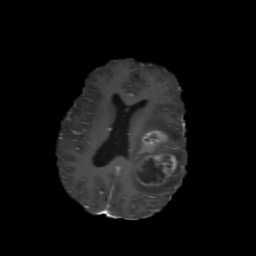
#> input picture axial/00018_101.jpg, 256 x 256 px, found by its file name
$ jupyter execute --allow-errors CLAHE.ipynb
#> lines starting #> are read from the running program, lines starting #| are printed output that depends on the picture; long printed decimals are rounded
[cell 1]
import cv2
import numpy as np
import matplotlib.pyplot as plt
import os
import shutil

def apply_clahe_to_image(image_path, output_path, clip_limit=3.0, tile_grid_size=(8, 8)):
    # 이미지 읽기 (이미지를 RGB로 읽음)
    img = cv2.imread(image_path)
    if img is None:
        print(f"Error: 이미지 파일을 읽을 수 없습니다: {image_path}")
        return False

    img_rgb = cv2.cvtColor(img, cv2.COLOR_BGR2RGB)  # OpenCV의 기본 BGR을 RGB로 변환

    # RGB에서 YUV 색 공간으로 변환
    img_yuv = cv2.cvtColor(img_rgb, cv2.COLOR_RGB2YUV)

    # CLAHE 객체 생성 및 적용
    clahe = cv2.createCLAHE(clipLimit=clip_limit, tileGridSize=tile_grid_size)
    img_yuv[:, :, 0] = clahe.apply(img_yuv[:, :, 0])  # Y 채널에 CLAHE 적용

    # 다시 RGB 색 공간으로 변환
    img_clahe_rgb = cv2.cvtColor(img_yuv, cv2.COLOR_YUV2RGB)

    # CLAHE 적용 이미지를 파일로 저장
    success = cv2.imwrite(output_path, cv2.cvtColor(img_clahe_rgb, cv2.COLOR_RGB2BGR))
    if success:
        print(f"Saved processed image to: {output_path}")
    else:
        print(f"Error: Failed to save image to: {output_path}")
    return success

# 폴더 경로 설정
input_images_folder = '/home/under1/Detect/jeongui/axial/crop/images/val'
input_labels_folder = '/home/under1/Detect/jeongui/axial/crop/labels/val'
output_images_folder = '/home/under1/Detect/jeongui/axial/crop_CLAHE/images/val_crop_CLAHE'
output_labels_folder = '/home/under1/Detect/jeongui/axial/crop_CLAHE/labels/val_crop_CLAHE'

# 출력 폴더가 존재하지 않으면 생성
os.makedirs(output_images_folder, exist_ok=True)
os.makedirs(output_labels_folder, exist_ok=True)

# 이미지 파일에 CLAHE 적용
processed_images = []
for root, dirs, files in os.walk(input_images_folder):
    for filename in files:
        if filename.lower().endswith(('.png', '.jpg', '.jpeg', '.bmp', '.tiff')):
            input_image_path = os.path.join(root, filename)
            relative_path = os.path.relpath(input_image_path, input_images_folder)
            output_image_path = os.path.join(output_images_folder, relative_path)

            os.makedirs(os.path.dirname(output_image_path), exist_ok=True)

            # CLAHE 적용
            if apply_clahe_to_image(input_image_path, output_image_path):
                processed_images.append(output_image_path)

# 라벨 파일 복사
#> (the rest of this cell did not finish here and is left out)

[cell 2]
import cv2
import numpy as np
import matplotlib.pyplot as plt

# 이미지 읽기 (이미지를 RGB로 읽음)
img = cv2.imread('./00095_188.jpg')
#> (the rest of this cell did not finish here and is left out)

[cell 3]
import cv2
import numpy as np

# 이미지 로드
image = cv2.imread('00018_101.jpg')
#> image is the input picture: shape (256, 256, 3); min 0, max 255, mean 15.6

# 픽셀 값 확인
print("전체 픽셀 값:")
print(image)
#> (printed output is left out)

[cell 4]
print(f"최댓값: {image.max()}")
#| 최댓값: 255
print(f"평균값: {image.mean()}")
#| 평균값: 15.580

[cell 5]
import cv2
import numpy as np

# 이미지 로드 (흑백 이미지)
image_path = '00018_101.jpg'
image = cv2.imread(image_path, cv2.IMREAD_GRAYSCALE)
#> image: shape (256, 256); min 0, max 255, mean 15.6

# 이미지가 제대로 로드되었는지 확인
if image is None:
    raise FileNotFoundError(f"이미지를 찾을 수 없습니다: {image_path}")

# 0도 아니고 1도 아닌 픽셀 값 확인
non_zero_non_one_pixels = image[(image != 0) & (image != 1)]
#> non_zero_non_one_pixels = 17722 values, max 255 at index 17241, min 2 at index 0, mean 57.58

print("0도 아니고 1도 아닌 픽셀 값:")
print(non_zero_non_one_pixels)
#> (printed output is left out)
print("0도 아니고 1도 아닌 픽셀의 개수:", len(non_zero_non_one_pixels))
#| 0도 아니고 1도 아닌 픽셀의 개수: 17722

[cell 6]
# 정규화
import os
import cv2
import numpy as np

# 입력 및 출력 폴더 경로 설정
input_images_folder = './images/test'  # 입력 이미지 폴더 경로
output_images_folder = './images/axial_test_normalized'  # 출력 이미지 폴더 경로

# 출력 폴더가 존재하지 않으면 생성
os.makedirs(output_images_folder, exist_ok=True)

# 입력 폴더 내 모든 파일에 대해 정규화 작업 수행
#> (the rest of this cell did not finish here and is left out)

[cell 7]
import cv2
import numpy as np
import matplotlib.pyplot as plt

image = cv2.imread("00018_101.jpg")

min_value = np.min(image)
#> min_value = 0
max_value = np.max(image)
#> max_value = 255

output = (image - min_value) / (max_value - min_value)

plt.subplot(2, 1, 1)
plt.hist(np.ravel(image), bins=32)
plt.title('Before')
# [4 lines of commented-out code are left out]

plt.show()
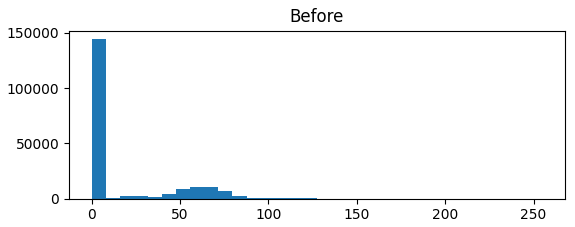
#> figure drawn by matplotlib, 1 panel; tallest bar 144870 high, from x = 0 to 7.97


$ run again, with cross_val/axial/cross_data/images/00095_226.jpg copied over axial/00018_101.jpg
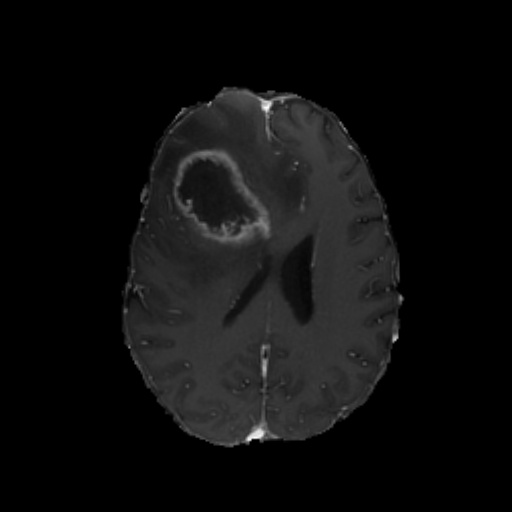
#> input picture cross_val/axial/cross_data/images/00095_226.jpg, 512 x 512 px, found by its file name
#> image is the input picture: shape (512, 512, 3); min 0, max 254, mean 14
#> (printed output is left out)
#| 최댓값: 254
#| 평균값: 14.043
#> image: shape (512, 512)
#> (printed output is left out)
#| 0도 아니고 1도 아닌 픽셀의 개수: 80911
#> min_value = 0
#> max_value = 254
#> `plt.show()`:
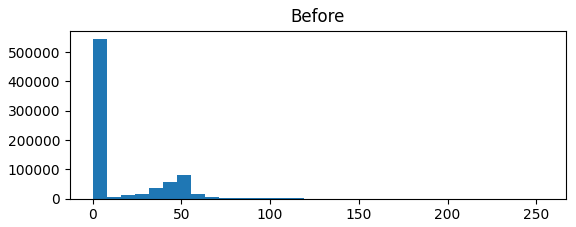
#> figure drawn by matplotlib, 1 panel; tallest bar 546201 high, from x = 0 to 7.94

$ run again, with cross_val/axial/cross_data/images/00097_83.jpg copied over axial/00018_101.jpg
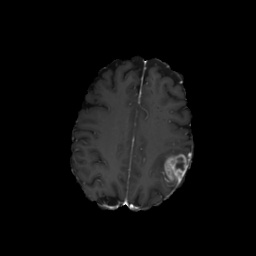
#> input picture cross_val/axial/cross_data/images/00097_83.jpg, 256 x 256 px, found by its file name
#> image is the input picture: shape (256, 256, 3); min 0, max 255, mean 12.9
#> (printed output is left out)
#| 최댓값: 255
#| 평균값: 12.930
#> image: shape (256, 256)
#> non_zero_non_one_pixels = 15680 values, max 255 at index 15382, min 2 at index 0, mean 54.01
#> (printed output is left out)
#| 0도 아니고 1도 아닌 픽셀의 개수: 15680
#> min_value = 0
#> max_value = 255
#> `plt.show()`:
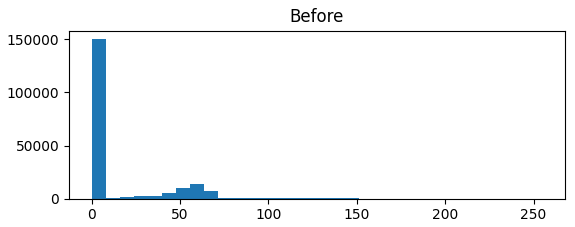
#> figure drawn by matplotlib, 1 panel; tallest bar 150684 high, from x = 0 to 7.97
